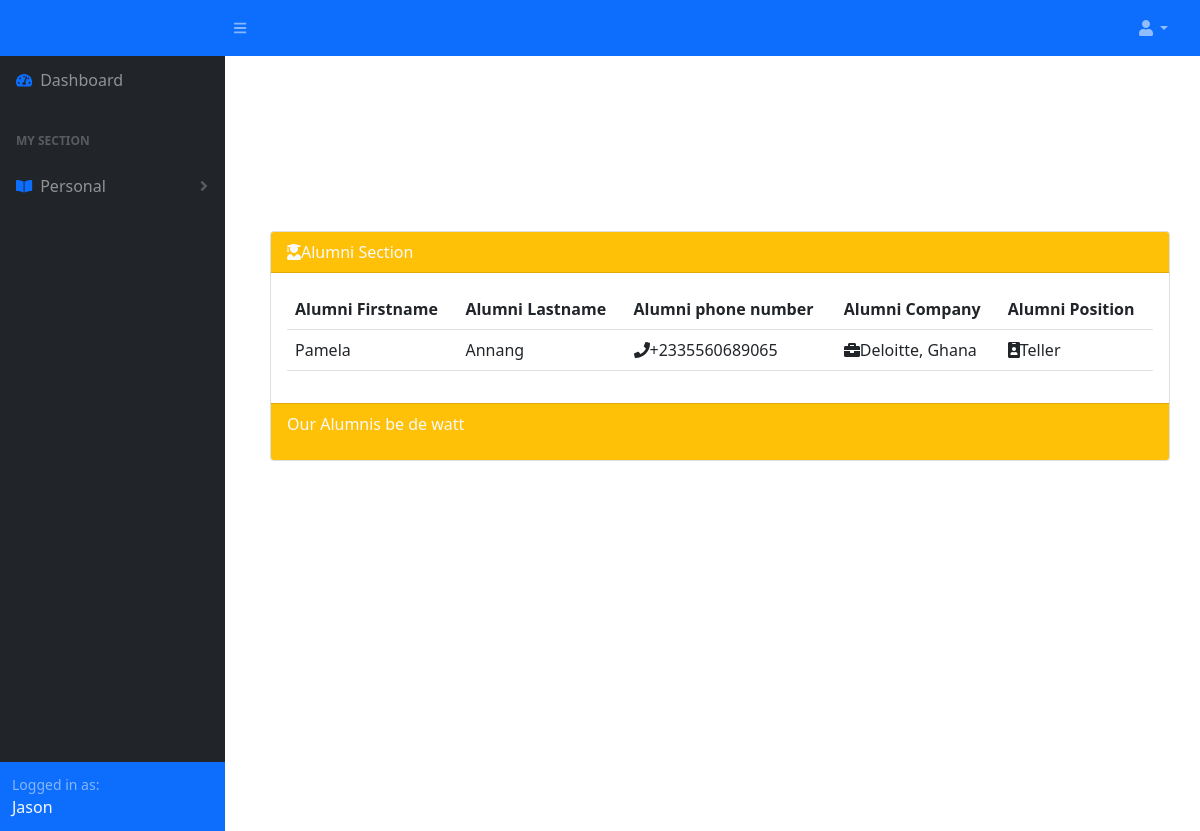
The app's page /FRONTEND/VIEW/KCF/KCFalumni.php (signed in) with its own data.
### tables this page shows
CREATE TABLE `work_section` (
  `work_id` int(11) NOT NULL,
  `company_name` longtext DEFAULT NULL,
  `work_position` varchar(30) DEFAULT NULL,
  `member_id` int(11) DEFAULT NULL
);

CREATE TABLE `members` (
  `member_id` int(11) NOT NULL,
  `fname` varchar(30) DEFAULT NULL,
  `lname` varchar(30) DEFAULT NULL,
  `dobmonth` varchar(20) DEFAULT NULL,
  `dob` date DEFAULT NULL,
  `email` longtext DEFAULT NULL,
  `phone_number` varchar(20) DEFAULT NULL,
  `fellowship_id` int(11) DEFAULT NULL
);

### FRONTEND/VIEW/KCF/KCFalumni.php (the view, shortened to what this page needs)
<?php
include('sidenav.php');
include('../../../BACKEND/CONNECTIONS/database_connection.php');
?>
<!DOCTYPE html>
<html lang="en">
<head>
    <link rel="stylesheet" href="https://cdn.jsdelivr.net/npm/bootstrap@5.1.3/dist/css/bootstrap.min.css">
     <link href="https://cdn.jsdelivr.net/npm/simple-datatables@latest/dist/style.css" rel="stylesheet" />
     <link rel="stylesheet" href="https://cdnjs.cloudflare.com/ajax/libs/font-awesome/4.7.0/css/font-awesome.min.css">
</head>
<body>
<div class="card w-75" style="margin-top: -600px; margin-left:270px">
  <div class="card-header text-light bg-warning">
  <span><i class='fas fa-user-graduate'></i>Alumni Section</span>
  </div>
  <div class="card-body">
      <?php
                            $query="SELECT work_section.company_name, work_section.work_position, members.fname, members.lname,members.phone_number FROM work_section INNER JOIN members ON work_section.member_id=members.member_id WHERE fellowship_id=111";
                           if($runQuery=mysqli_query($connection,$query)){
                            if(mysqli_num_rows($runQuery)>0)
                            {
                                    echo "<table class='table'>";
                                    echo "<tr>";
                                    echo "<th>Alumni Firstname</th>";
                                    echo "<th>Alumni Lastname</th>";
                                    echo "<th>Alumni phone number</th>";
                                    echo "<th>Alumni Company</th>";
                                    echo "<th>Alumni Position</th>";
                                    echo "</tr>";
                                while($row=mysqli_fetch_array($runQuery)){
                                    echo "<tr>";
                                    echo "<td>".$row['fname']. "</td>";
                                    echo "<td>".$row['lname']. "</td>";
                                    echo "<td><i class='fa fa-phone'></i>" .$row['phone_number'].  "</td>";
                                    echo "<td><i class='fas fa-briefcase'></i>" .$row['company_name'].  "</td>";
                                    echo "<td><i class='fa fa-id-badge'></i>" .$row['work_position'].  "</td>";
                                }
                                echo "</table>";
                                }else{
                                    echo "No records found";
                                }
                                }
                            ?>
  </div>
  <div class="card-footer text-light bg-warning">
      <p>Our Alumnis be de watt</p>
  </div>
</div>
</body>
</html>

### records on screen
work_section: member.fname "Pamela", member.lname "Annang", member.phone_number "+2335560689065", company_name "Deloitte, Ghana", work_position "Teller"

### other values on screen
$firstname=$_SESSION['auth_user']['fname'] "Jason"
